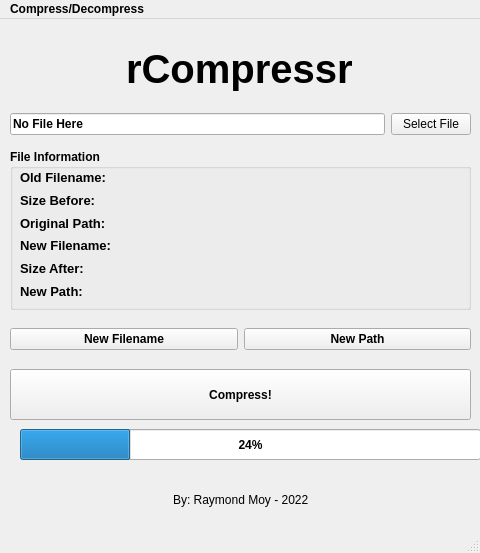
<?xml version="1.0" encoding="UTF-8"?>
<ui version="4.0">
 <class>MainWindow</class>
 <widget class="QMainWindow" name="MainWindow">
  <property name="geometry">
   <rect>
    <x>0</x>
    <y>0</y>
    <width>480</width>
    <height>553</height>
   </rect>
  </property>
  <property name="font">
   <font>
    <weight>75</weight>
    <bold>true</bold>
   </font>
  </property>
  <property name="windowTitle">
   <string>MainWindow</string>
  </property>
  <widget class="QWidget" name="centralwidget">
   <widget class="QWidget" name="horizontalLayoutWidget">
    <property name="geometry">
     <rect>
      <x>9</x>
      <y>10</y>
      <width>461</width>
      <height>80</height>
     </rect>
    </property>
    <layout class="QHBoxLayout" name="horizontalLayout_2">
     <item>
      <spacer name="horizontalSpacer">
       <property name="orientation">
        <enum>Qt::Horizontal</enum>
       </property>
       <property name="sizeHint" stdset="0">
        <size>
         <width>40</width>
         <height>20</height>
        </size>
       </property>
      </spacer>
     </item>
     <item>
      <widget class="QLabel" name="rCompressr_title">
       <property name="font">
        <font>
         <pointsize>30</pointsize>
         <weight>75</weight>
         <bold>true</bold>
        </font>
       </property>
       <property name="text">
        <string>rCompressr</string>
       </property>
      </widget>
     </item>
     <item>
      <spacer name="horizontalSpacer_2">
       <property name="orientation">
        <enum>Qt::Horizontal</enum>
       </property>
       <property name="sizeHint" stdset="0">
        <size>
         <width>40</width>
         <height>20</height>
        </size>
       </property>
      </spacer>
     </item>
    </layout>
   </widget>
   <widget class="QWidget" name="horizontalLayoutWidget_2">
    <property name="geometry">
     <rect>
      <x>10</x>
      <y>80</y>
      <width>461</width>
      <height>51</height>
     </rect>
    </property>
    <layout class="QHBoxLayout" name="horizontalLayout_3">
     <item>
      <widget class="QLineEdit" name="filepath">
       <property name="text">
        <string>No File Here</string>
       </property>
      </widget>
     </item>
     <item>
      <widget class="QPushButton" name="select_file_button">
       <property name="font">
        <font>
         <weight>50</weight>
         <bold>false</bold>
        </font>
       </property>
       <property name="text">
        <string>Select File</string>
       </property>
      </widget>
     </item>
    </layout>
   </widget>
   <widget class="QGroupBox" name="file_info_groupbox">
    <property name="geometry">
     <rect>
      <x>10</x>
      <y>130</y>
      <width>461</width>
      <height>161</height>
     </rect>
    </property>
    <property name="title">
     <string>File Information</string>
    </property>
    <widget class="QWidget" name="verticalLayoutWidget">
     <property name="geometry">
      <rect>
       <x>10</x>
       <y>20</y>
       <width>441</width>
       <height>131</height>
      </rect>
     </property>
     <layout class="QVBoxLayout" name="verticalLayout_3">
      <item>
       <widget class="QLabel" name="old_file_name_info">
        <property name="font">
         <font>
          <pointsize>10</pointsize>
          <weight>75</weight>
          <bold>true</bold>
         </font>
        </property>
        <property name="text">
         <string>Old Filename:</string>
        </property>
       </widget>
      </item>
      <item>
       <widget class="QLabel" name="size_before_info">
        <property name="font">
         <font>
          <pointsize>10</pointsize>
          <weight>75</weight>
          <bold>true</bold>
         </font>
        </property>
        <property name="text">
         <string>Size Before:</string>
        </property>
       </widget>
      </item>
      <item>
       <widget class="QLabel" name="original_path_info">
        <property name="font">
         <font>
          <pointsize>10</pointsize>
          <weight>75</weight>
          <bold>true</bold>
         </font>
        </property>
        <property name="text">
         <string>Original Path:</string>
        </property>
       </widget>
      </item>
      <item>
       <widget class="QLabel" name="new_file_name_info">
        <property name="font">
         <font>
          <pointsize>10</pointsize>
          <weight>75</weight>
          <bold>true</bold>
         </font>
        </property>
        <property name="text">
         <string>New Filename:</string>
        </property>
       </widget>
      </item>
      <item>
       <widget class="QLabel" name="size_after_info">
        <property name="font">
         <font>
          <pointsize>10</pointsize>
          <weight>75</weight>
          <bold>true</bold>
         </font>
        </property>
        <property name="text">
         <string>Size After:</string>
        </property>
       </widget>
      </item>
      <item>
       <widget class="QLabel" name="new_path_info">
        <property name="font">
         <font>
          <pointsize>10</pointsize>
          <weight>75</weight>
          <bold>true</bold>
         </font>
        </property>
        <property name="text">
         <string>New Path:</string>
        </property>
       </widget>
      </item>
     </layout>
    </widget>
   </widget>
   <widget class="QWidget" name="horizontalLayoutWidget_3">
    <property name="geometry">
     <rect>
      <x>10</x>
      <y>290</y>
      <width>461</width>
      <height>61</height>
     </rect>
    </property>
    <layout class="QHBoxLayout" name="horizontalLayout_5">
     <item>
      <widget class="QPushButton" name="new_filename_button">
       <property name="text">
        <string>New Filename</string>
       </property>
      </widget>
     </item>
     <item>
      <widget class="QPushButton" name="new_path_button">
       <property name="text">
        <string>New Path</string>
       </property>
      </widget>
     </item>
    </layout>
   </widget>
   <widget class="QWidget" name="horizontalLayoutWidget_4">
    <property name="geometry">
     <rect>
      <x>10</x>
      <y>460</y>
      <width>461</width>
      <height>41</height>
     </rect>
    </property>
    <layout class="QHBoxLayout" name="horizontalLayout_7">
     <item>
      <spacer name="horizontalSpacer_3">
       <property name="orientation">
        <enum>Qt::Horizontal</enum>
       </property>
       <property name="sizeHint" stdset="0">
        <size>
         <width>40</width>
         <height>20</height>
        </size>
       </property>
      </spacer>
     </item>
     <item>
      <widget class="QLabel" name="credits">
       <property name="font">
        <font>
         <weight>50</weight>
         <bold>false</bold>
        </font>
       </property>
       <property name="text">
        <string>By: Raymond Moy - 2022</string>
       </property>
      </widget>
     </item>
     <item>
      <spacer name="horizontalSpacer_4">
       <property name="orientation">
        <enum>Qt::Horizontal</enum>
       </property>
       <property name="sizeHint" stdset="0">
        <size>
         <width>40</width>
         <height>20</height>
        </size>
       </property>
      </spacer>
     </item>
    </layout>
   </widget>
   <widget class="QPushButton" name="compress_button">
    <property name="geometry">
     <rect>
      <x>10</x>
      <y>350</y>
      <width>461</width>
      <height>51</height>
     </rect>
    </property>
    <property name="text">
     <string>Compress!</string>
    </property>
   </widget>
   <widget class="QProgressBar" name="progressBar">
    <property name="geometry">
     <rect>
      <x>20</x>
      <y>410</y>
      <width>461</width>
      <height>31</height>
     </rect>
    </property>
    <property name="value">
     <number>24</number>
    </property>
   </widget>
  </widget>
  <widget class="QStatusBar" name="statusbar"/>
  <widget class="QMenuBar" name="menuBar">
   <property name="geometry">
    <rect>
     <x>0</x>
     <y>0</y>
     <width>480</width>
     <height>21</height>
    </rect>
   </property>
   <widget class="QMenu" name="menuCompress_Decompress">
    <property name="title">
     <string>Compress/Decompress</string>
    </property>
    <addaction name="actionCompress"/>
    <addaction name="actionDecompress"/>
   </widget>
   <addaction name="menuCompress_Decompress"/>
  </widget>
  <action name="actionCompress">
   <property name="text">
    <string>Compress</string>
   </property>
  </action>
  <action name="actionDecompress">
   <property name="text">
    <string>Decompress</string>
   </property>
  </action>
 </widget>
 <resources/>
 <connections/>
</ui>
